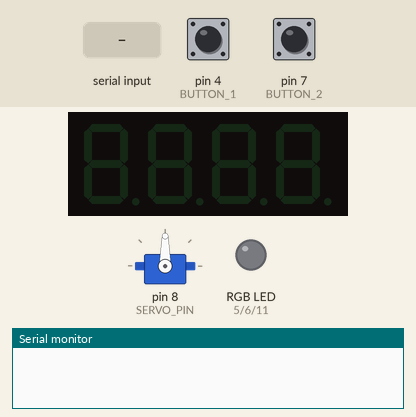
Bench run of a sketch on a simulated Arduino Uno, built with avr-gcc and run on an emulated ATmega328P. Parts: servo, 4-digit seven-segment display, an RGB LED mixed from three pins (HIGH = lit), the last lines printed to the serial monitor. The inputs (shaded band) are chosen by the test bench; at power-on: pin 4 (BUTTON_1) LOW, pin 7 (BUTTON_2) LOW.

Above: at 1.2 s.
1.3 s: "SERVO=\n" received over Serial
At 1.6 s:
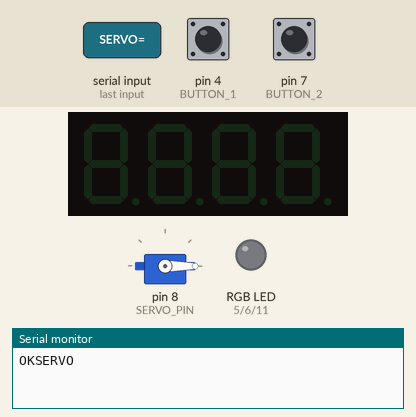
2.8 s: "TIME=\n" received over Serial
At 3.4 s:
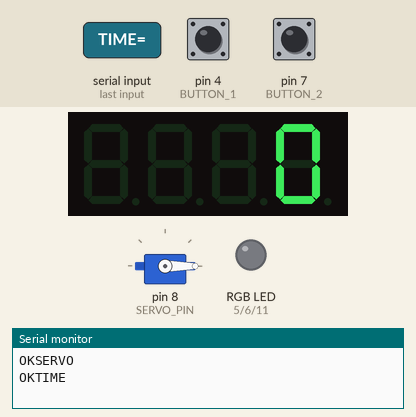
4.3 s: "FND=\n" received over Serial
At 5.7 s:
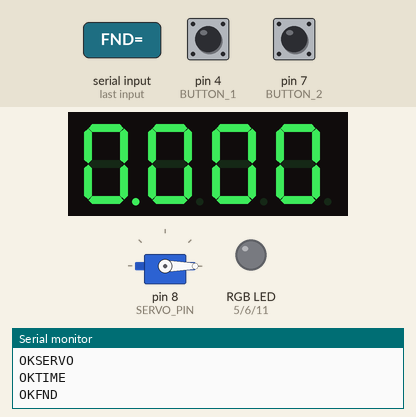
7.4 s: "RGB=\n" received over Serial
Timing chart, 0 to 9.9 s (numbered marks = the images above; inputs shaded):
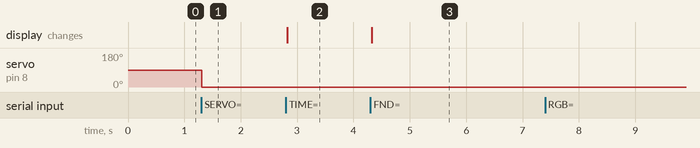

The sketch:

room_controller.ino
```cpp
// room_controller.ino (4_10_3.ino 설정 기준 적용 버전)

#include <Servo.h>
#include <TM1637TinyDisplay.h>
#include "DHT.h"
#include <Adafruit_MLX90614.h>

#define LED_RED 5
#define LED_GREEN 6
#define LED_BLUE  11
#define SERVO_PIN 8
#define PIEZO_BUZZER  3
#define CLK 9
#define DIO 10
#define BUTTON_1 4
#define BUTTON_2 7
#define VR_PIN  A0
#define BRIGHT_PIN  A1
#define DHTPIN 2

Servo myservo;
TM1637TinyDisplay display(CLK, DIO);
Adafruit_MLX90614 mlx = Adafruit_MLX90614();
#define DHTTYPE DHT11
DHT dht(DHTPIN, DHTTYPE);

void setup() {
  Serial.begin(9600);
  myservo.attach(SERVO_PIN);
  display.setBrightness(BRIGHT_7);
  pinMode(BUTTON_1, INPUT);
  pinMode(BUTTON_2, INPUT);
  mlx.begin();
  dht.begin();
}

void loop() {
  if (Serial.available() > 0)
  {
    String strRead = Serial.readStringUntil('\n');
    if (strRead.indexOf("RGB=") != -1)
    {
      int commaIndex1 = strRead.indexOf(",");
      int commaIndex2 = strRead.indexOf(",", commaIndex1 + 1);

      int redValue = strRead.substring(4, commaIndex1).toInt();
      int greenValue = strRead.substring(commaIndex1 + 1, commaIndex2).toInt();
      int blueValue = strRead.substring(commaIndex2 + 1, strRead.length()).toInt();

      redLedSet(redValue, greenValue, blueValue);
      Serial.println("OKRGB");
    }
    else if (strRead.indexOf("SERVO=") != -1)
    {
      int servoDigree = strRead.substring(6, strRead.length()).toInt();
      if (servoDigree <= 180)
      {
        myservo.write(servoDigree);
        Serial.println("OKSERVO");
      }
      else Serial.println("error digree");
    }
    else if (strRead.indexOf("BUZZER=") != -1)
    {
      float bzFreq = strRead.substring(7, strRead.length()).toFloat();
      setBuzzer(bzFreq);
    }
    else if (strRead.indexOf("TIME=") != -1)
    {
      int timeValue = strRead.substring(5, strRead.length()).toInt();
      display.showNumber(timeValue);
      Serial.println("OKTIME");
    }
    else if (strRead.indexOf("FND=") != -1)
    {
      float fndValue = strRead.substring(4, strRead.length()).toFloat();
      display.showNumber(fndValue);
      Serial.println("OKFND");
    }
    else if (strRead.indexOf("VR=?") != -1)
    {
      Serial.print("VR=");
      Serial.println(analogRead(VR_PIN));
    }
    else if (strRead.indexOf("BRIGHT=?") != -1)
    {
      Serial.print("BRIGHT=");
      Serial.println(analogRead(BRIGHT_PIN));
    }
    else if (strRead.indexOf("TEMPERATURE=?") != -1)
    {
      sendTemperature();
    }
    else if (strRead.indexOf("HUMIDITY=?") != -1)
    {
      sendHumidity();
    }
    else if (strRead.indexOf("OBJECT=?") != -1)
    {
      float objectTemp = mlx.readObjectTempC();
      Serial.print("OBJECT=");
      Serial.println(objectTemp);
    }
    else if (strRead.indexOf("AMBIENT=?") != -1)
    {
      float ambientTemp = mlx.readAmbientTempC();
      Serial.print("AMBIENT=");
      Serial.println(ambientTemp);
    }
  }

  if (btn1() == 1) Serial.println("BUTTON1=CLICK");
  if (btn2() == 1) Serial.println("BUTTON2=CLICK");
}

void redLedSet(int red, int green, int blue)
{
  analogWrite(LED_RED, red);
  analogWrite(LED_GREEN, green);
  analogWrite(LED_BLUE, blue);
}

void setBuzzer(int freq)
{
  if (freq > 31)
  {
    tone(PIEZO_BUZZER, freq);
    Serial.println("OKBUZZER");
  }
  else
  {
    noTone(PIEZO_BUZZER);
    Serial.println("OKBUZZER");
  }
}

int btn1()
{
  static int currBtn = 0;
  static int prevBtn = 0;

  currBtn = digitalRead(BUTTON_1);

  if (currBtn != prevBtn)
  {
    prevBtn = currBtn;
    if (currBtn == 1)
    {
      return 1;
    }
    delay(50);
  }

  return 0;
}

int btn2()
{
  static int currBtn = 0;
  static int prevBtn = 0;

  currBtn = digitalRead(BUTTON_2);

  if (currBtn != prevBtn)
  {
    prevBtn = currBtn;
    if (currBtn == 1)
    {
      return 1;
    }
    delay(50);
  }

  return 0;
}

void sendTemperature()
{
  float temperature = dht.readTemperature();
  if (!isnan(temperature))
  {
    Serial.print("TEMPERATURE=");
    Serial.println(temperature);
  }
  else
  {
    Serial.print("TEMPERATURE=");
    Serial.println(0);
  }
}

void sendHumidity()
{
  float humidity = dht.readHumidity();
  if (!isnan(humidity))
  {
    Serial.print("HUMIDITY=");
    Serial.println(humidity);
  }
  else
  {
    Serial.print("HUMIDITY=");
    Serial.println(0);
  }
}
```

Measured:
- after the input at 1.3 s, servo on pin 8 (SERVO_PIN): 90° → 0° at once
- after the input at 2.8 s, the display: changes at once (image 2)
- after the input at 4.3 s, the display: changes at once (image 3)
